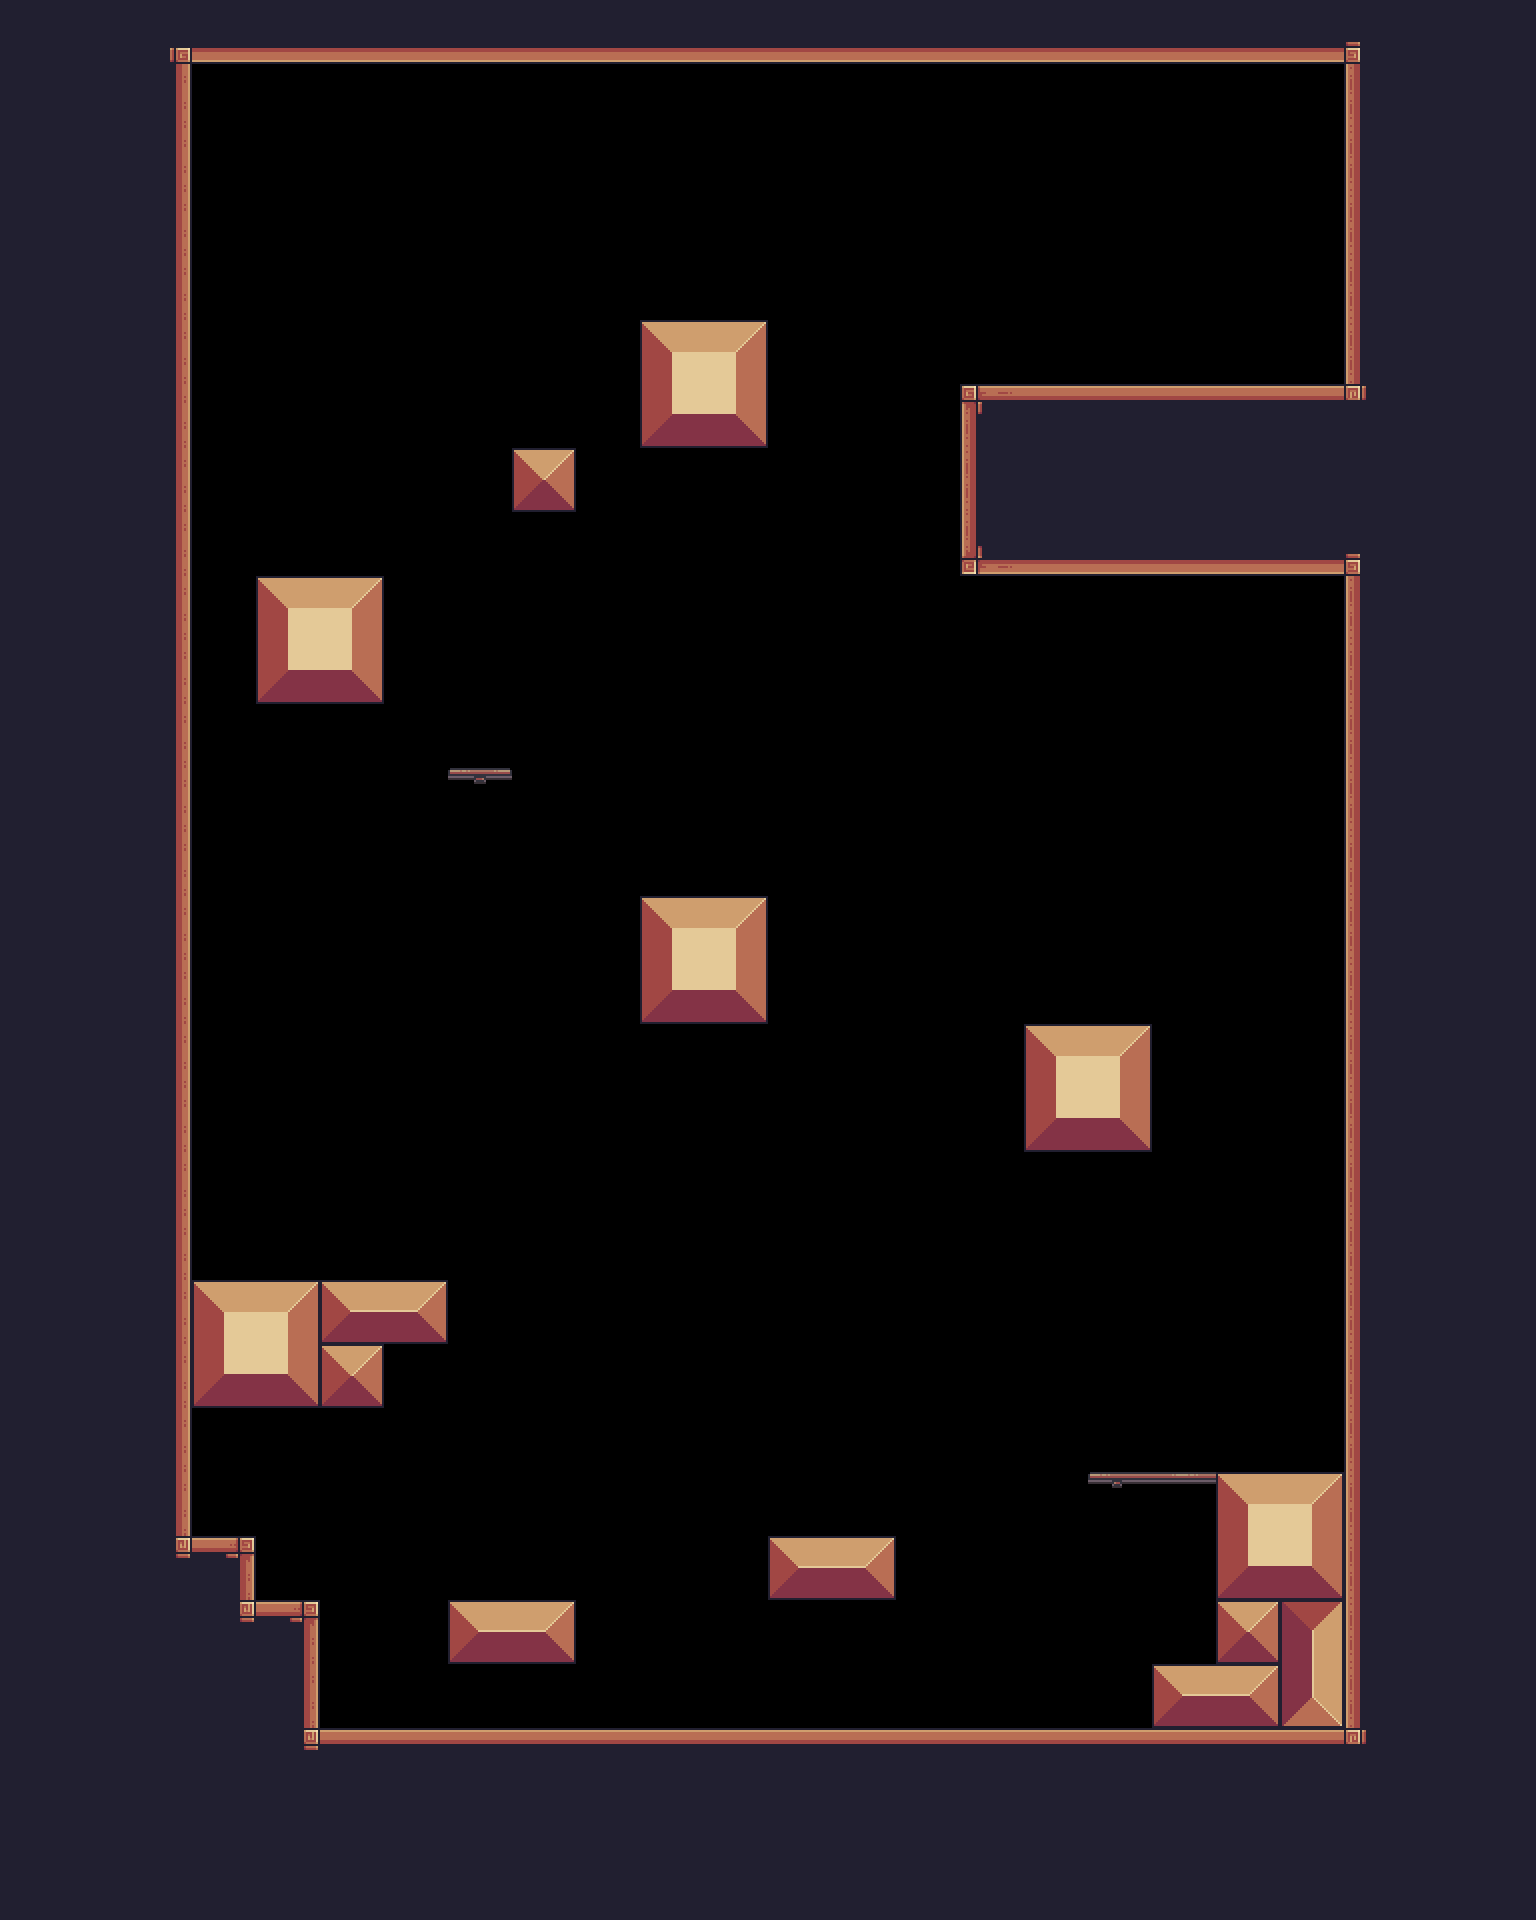

A 2D game scene composited from a Tiled map and its tileset images. What follows is a short description and the map's XML, with each tile layer's data collapsed to a summary:
An orthogonal 24x30 tile map with 64x64 px tiles, 4 tile layers (BG, Terrain, Platforms, FG), 8 tilesets and 102 objects (56x silver, 13x gold, 12x saw, 8x tooth, 5x floor_spike, ...).

<map version="1.10" tiledversion="1.11.2" orientation="orthogonal" renderorder="right-down" width="24" height="30" tilewidth="64" tileheight="64" infinite="0" nextlayerid="14" nextobjectid="265">
 <tileset firstgid="1" source="../tilesets/outside.tsx" />
 <tileset firstgid="49" source="../tilesets/items.tsx" />
 <tileset firstgid="54" source="../tilesets/inside.tsx" />
 <tileset firstgid="150" source="../tilesets/extra.tsx" />
 <tileset firstgid="216" source="../tilesets/platforms.tsx" />
 <tileset firstgid="224" source="../tilesets/enemies.tsx" />
 <tileset firstgid="224" source="../tilesets/grass.tsx" />
 <tileset firstgid="229" source="../tilesets/objects.tsx" />
 <layer id="9" name="BG" width="24" height="30">
  <data>[720 cells, 0 non-empty, 0 distinct tile ids]</data>
 </layer>
 <objectgroup id="12" name="BG details" class="window" />
 <layer id="1" name="Terrain" width="24" height="30">
  <data>[720 cells, 312 non-empty, 22 distinct tile ids]</data>
 </layer>
 <layer id="5" name="Platforms" width="24" height="30">
  <data>[720 cells, 3 non-empty, 3 distinct tile ids]</data>
 </layer>
 <layer id="10" name="FG" width="24" height="30">
  <data>[720 cells, 0 non-empty, 0 distinct tile ids]</data>
 </layer>
 <objectgroup id="4" name="Objects">
  <object id="4" name="flag" gid="232" x="1184" y="384" width="68" height="186" />
  <object id="15" name="player" gid="236" x="320" y="1216" width="74" height="56" />
  <object id="91" name="saw" x="960" y="1536" width="64" height="64">
   <properties>
    <property name="speed" type="int" value="0" />
   </properties>
  </object>
  <object id="134" name="saw" x="352" y="352" width="64" height="64">
   <properties>
    <property name="speed" type="int" value="0" />
   </properties>
  </object>
  <object id="135" name="saw" x="352" y="736" width="64" height="64">
   <properties>
    <property name="speed" type="int" value="0" />
   </properties>
  </object>
  <object id="140" name="saw" x="896" y="512" width="64" height="64">
   <properties>
    <property name="speed" type="int" value="0" />
   </properties>
  </object>
  <object id="141" name="saw" x="832" y="448" width="64" height="64">
   <properties>
    <property name="speed" type="int" value="0" />
   </properties>
  </object>
  <object id="142" name="saw" x="704" y="448" width="64" height="64">
   <properties>
    <property name="speed" type="int" value="0" />
   </properties>
  </object>
  <object id="143" name="saw" x="576" y="448" width="64" height="64">
   <properties>
    <property name="speed" type="int" value="0" />
   </properties>
  </object>
  <object id="178" name="saw" x="640" y="512" width="64" height="64">
   <properties>
    <property name="speed" type="int" value="0" />
   </properties>
  </object>
  <object id="179" name="saw" x="768" y="512" width="64" height="64">
   <properties>
    <property name="speed" type="int" value="0" />
   </properties>
  </object>
  <object id="189" name="floor_spike" gid="1073742063" x="960" y="640" width="64" height="64">
   <properties>
    <property name="inverted" type="bool" value="true" />
   </properties>
  </object>
  <object id="190" name="floor_spike" gid="1073742063" x="1024" y="640" width="64" height="64">
   <properties>
    <property name="inverted" type="bool" value="true" />
   </properties>
  </object>
  <object id="191" name="floor_spike" gid="1073742063" x="1088" y="640" width="64" height="64">
   <properties>
    <property name="inverted" type="bool" value="true" />
   </properties>
  </object>
  <object id="192" name="floor_spike" gid="1073742063" x="512" y="576" width="64" height="64">
   <properties>
    <property name="inverted" type="bool" value="true" />
   </properties>
  </object>
  <object id="193" name="floor_spike" gid="1073742063" x="640" y="320" width="64" height="64">
   <properties>
    <property name="inverted" type="bool" value="false" />
   </properties>
  </object>
  <object id="232" name="saw" x="320" y="1472" width="64" height="64">
   <properties>
    <property name="speed" type="int" value="0" />
   </properties>
  </object>
 </objectgroup>
 <objectgroup id="13" name="Moving Objects">
  <object id="81" name="spike" gid="240" x="448" y="1088" width="54" height="54">
   <properties>
    <property name="end_angle" type="int" value="360" />
    <property name="platform" type="bool" value="false" />
    <property name="radius" type="int" value="100" />
    <property name="speed" type="int" value="50" />
    <property name="start_angle" type="int" value="180" />
   </properties>
  </object>
  <object id="133" name="saw" x="187" y="320" width="10" height="512">
   <properties>
    <property name="flip" type="bool" value="false" />
    <property name="platform" type="bool" value="false" />
    <property name="speed" type="int" value="100" />
   </properties>
  </object>
  <object id="137" name="spike" gid="240" x="192" y="128" width="54" height="54">
   <properties>
    <property name="end_angle" type="int" value="90" />
    <property name="platform" type="bool" value="false" />
    <property name="radius" type="int" value="100" />
    <property name="speed" type="int" value="50" />
    <property name="start_angle" type="int" value="0" />
   </properties>
  </object>
  <object id="139" name="helicopter" x="1024" y="704" width="10" height="320">
   <properties>
    <property name="flip" type="bool" value="false" />
    <property name="platform" type="bool" value="true" />
    <property name="speed" type="int" value="100" />
   </properties>
  </object>
  <object id="234" name="saw" x="576" y="1088" width="300" height="10">
   <properties>
    <property name="flip" type="bool" value="false" />
    <property name="platform" type="bool" value="false" />
    <property name="speed" type="int" value="60" />
   </properties>
  </object>
 </objectgroup>
 <objectgroup id="7" name="Items">
  <object id="114" name="silver" gid="52" x="448" y="1408" width="64" height="64" />
  <object id="115" name="silver" gid="52" x="512" y="1344" width="64" height="64" />
  <object id="116" name="silver" gid="52" x="576" y="1408" width="64" height="64" />
  <object id="117" name="silver" gid="52" x="640" y="1408" width="64" height="64" />
  <object id="118" name="silver" gid="52" x="576" y="1472" width="64" height="64" />
  <object id="119" name="silver" gid="52" x="512" y="1408" width="64" height="64" />
  <object id="120" name="silver" gid="52" x="448" y="1472" width="64" height="64" />
  <object id="121" name="silver" gid="52" x="576" y="1344" width="64" height="64" />
  <object id="122" name="gold" gid="50" x="512" y="1472" width="64" height="64" />
  <object id="124" name="silver" gid="52" x="1024" y="1216" width="64" height="64" />
  <object id="125" name="silver" gid="52" x="1024" y="1280" width="64" height="64" />
  <object id="126" name="silver" gid="52" x="960" y="1344" width="64" height="64" />
  <object id="127" name="silver" gid="52" x="896" y="1344" width="64" height="64" />
  <object id="128" name="silver" gid="52" x="1088" y="1216" width="64" height="64" />
  <object id="129" name="silver" gid="52" x="1024" y="1344" width="64" height="64" />
  <object id="130" name="silver" gid="52" x="960" y="1280" width="64" height="64" />
  <object id="131" name="silver" gid="52" x="960" y="1216" width="64" height="64" />
  <object id="132" name="diamond" gid="49" x="768" y="1344" width="64" height="64" />
  <object id="194" name="gold" gid="50" x="640" y="1344" width="64" height="64" />
  <object id="195" name="gold" gid="50" x="896" y="1280" width="64" height="64" />
  </objectgroup>
 <objectgroup id="6" name="Enemies">
  <!-- 8 objects omitted --></objectgroup>
 <objectgroup id="2" name="Water" />
 <objectgroup id="8" name="Data">
  <!-- 1 objects omitted --></objectgroup>
</map>
<!-- 60 of 102 objects omitted -->
